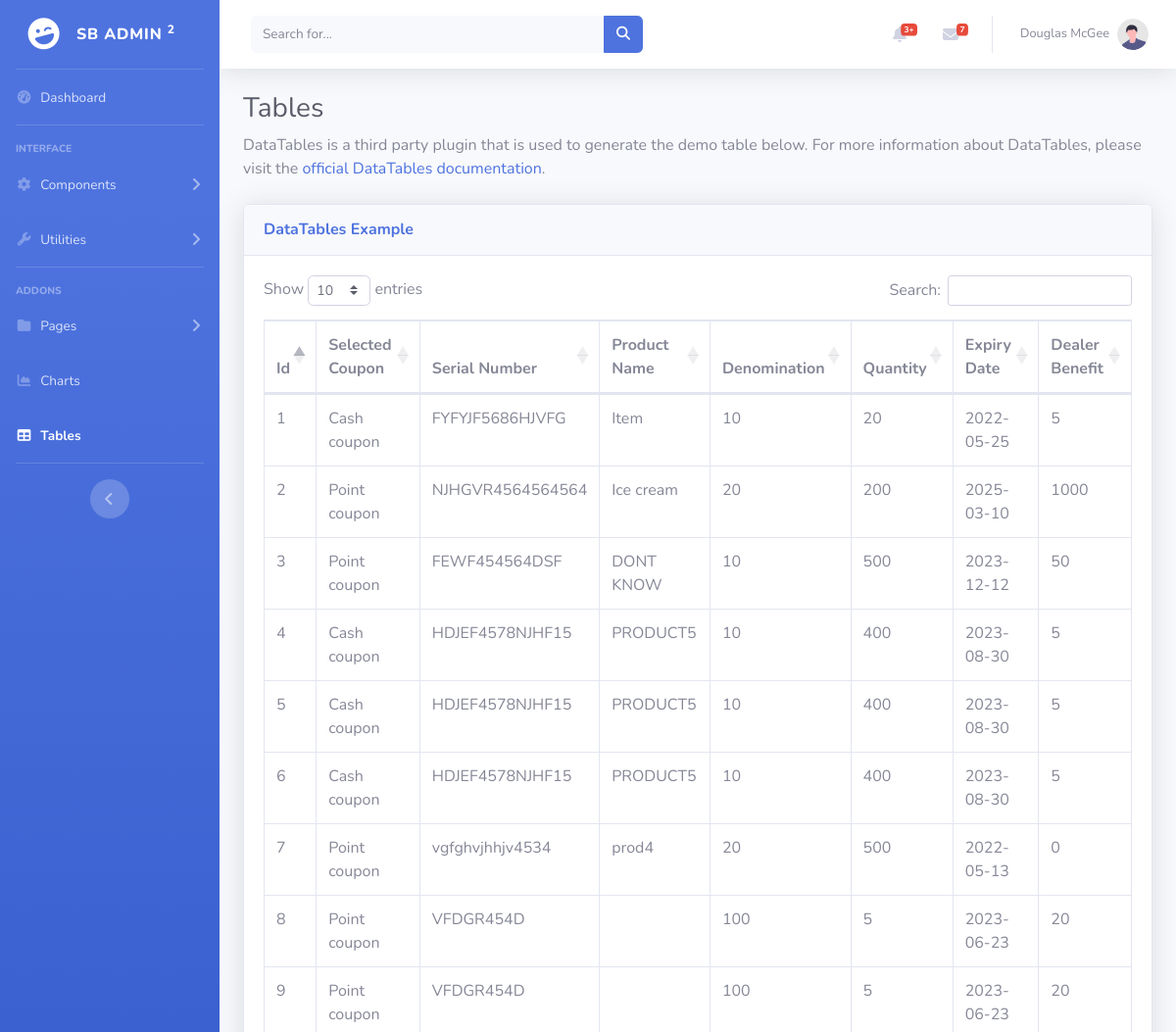
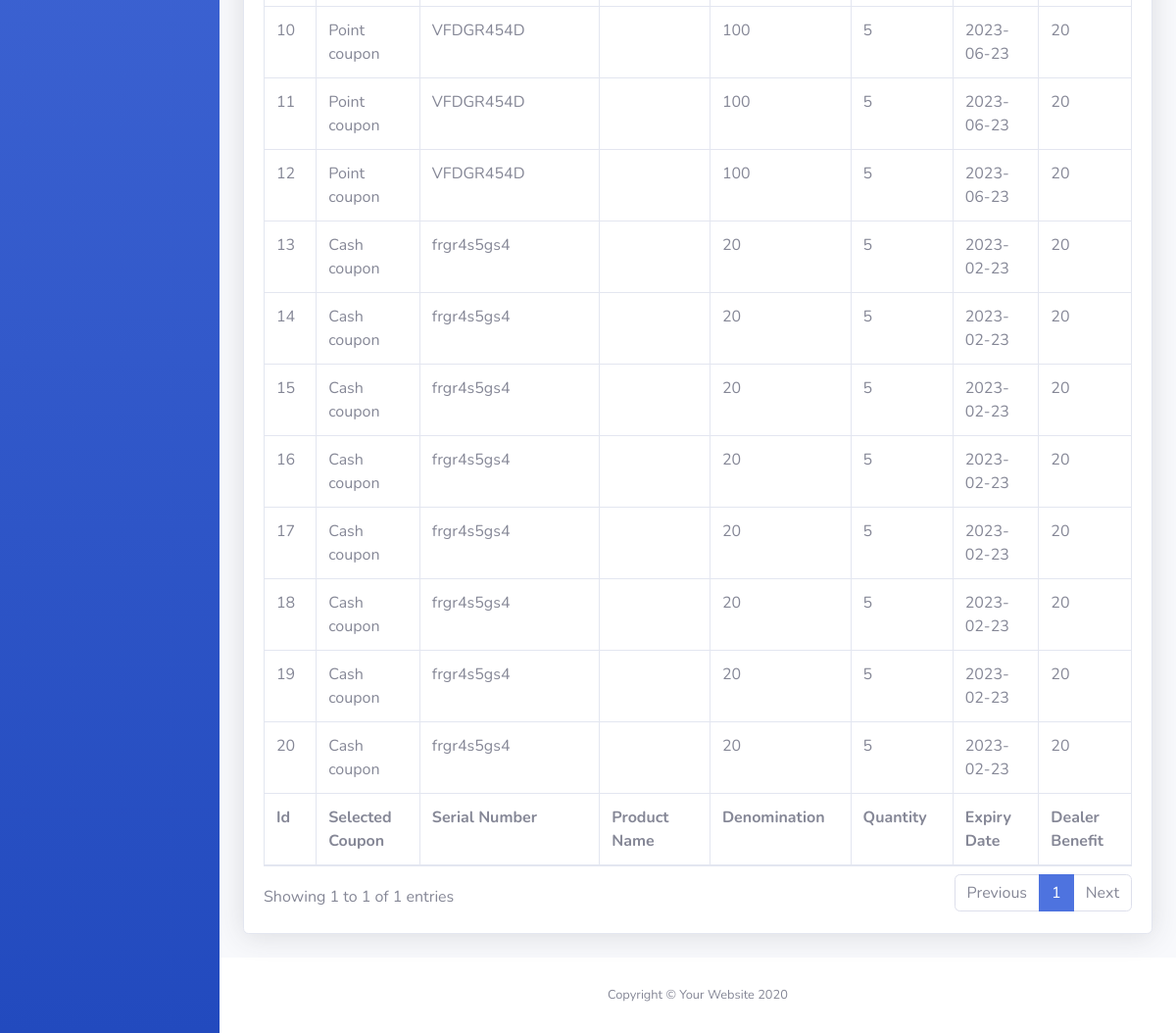
/tables.php, run on the app's committed database (2 pictures, top to bottom).
### tables this page shows
CREATE TABLE IF NOT EXISTS `coupon` (
  `id` int NOT NULL AUTO_INCREMENT,
  `select_cp` varchar(50) NOT NULL,
  `SerialNo` varchar(50) NOT NULL,
  `ProductName` varchar(50) NOT NULL,
  `Denomination` int NOT NULL,
  `quantity` int NOT NULL,
  `exp_date` date NOT NULL,
  `dealerBenefit` int NOT NULL,
  PRIMARY KEY (`id`)
);

### tables.php (the view, shortened to what this page needs)
<!DOCTYPE html>
<html lang="en">
  <head>
    <link
      href="vendor/fontawesome-free/css/all.min.css"
      rel="stylesheet"
      type="text/css"
    />
    <link href="css/sb-admin-2.min.css" rel="stylesheet" />
    <link
      href="vendor/datatables/dataTables.bootstrap4.min.css"
      rel="stylesheet"
    />
  </head>
  <body id="page-top">
    <div id="wrapper">
      <ul
        class="navbar-nav bg-gradient-primary sidebar sidebar-dark accordion"
        id="accordionSidebar"
      >
        <a
          class="sidebar-brand d-flex align-items-center justify-content-center"
          href="index.html"
        >
          <div class="sidebar-brand-icon rotate-n-15">
            <i class="fas fa-laugh-wink"></i>
          </div>
          <div class="sidebar-brand-text mx-3">SB Admin <sup>2</sup></div>
        </a>
        <hr class="sidebar-divider my-0" />
        <li class="nav-item">
          <a class="nav-link" href="index.html">
            <i class="fas fa-fw fa-tachometer-alt"></i>
            <span>Dashboard</span></a
          >
        </li>
        <hr class="sidebar-divider" />
        <div class="sidebar-heading">Interface</div>
        <li class="nav-item">
          <a
            class="nav-link collapsed"
            href="#"
            data-toggle="collapse"
            data-target="#collapseTwo"
            aria-expanded="true"
            aria-controls="collapseTwo"
          >
            <i class="fas fa-fw fa-cog"></i>
            <span>Components</span>
          </a>
        </li>
        <li class="nav-item">
          <a
            class="nav-link collapsed"
            href="#"
            data-toggle="collapse"
            data-target="#collapseUtilities"
            aria-expanded="true"
            aria-controls="collapseUtilities"
          >
            <i class="fas fa-fw fa-wrench"></i>
            <span>Utilities</span>
          </a>
        </li>
        <hr class="sidebar-divider" />
        <div class="sidebar-heading">Addons</div>
        <li class="nav-item">
          <a
            class="nav-link collapsed"
            href="#"
            data-toggle="collapse"
            data-target="#collapsePages"
            aria-expanded="true"
            aria-controls="collapsePages"
          >
            <i class="fas fa-fw fa-folder"></i>
            <span>Pages</span>
          </a>
        </li>
        <li class="nav-item">
          <a class="nav-link" href="charts.html">
            <i class="fas fa-fw fa-chart-area"></i>
            <span>Charts</span></a
          >
        </li>
        <li class="nav-item active">
          <a class="nav-link" href="tables.html">
            <i class="fas fa-fw fa-table"></i>
            <span>Tables</span></a
          >
        </li>
        <hr class="sidebar-divider d-none d-md-block" />
        <div class="text-center d-none d-md-inline">
          <button class="rounded-circle border-0" id="sidebarToggle"></button>
        </div>
      </ul>
      <div id="content-wrapper" class="d-flex flex-column">
        <div id="content">
          <nav
            class="
              navbar navbar-expand navbar-light
              bg-white
              topbar
              mb-4
              static-top
              shadow
            "
          >
            <form
              class="
                d-none d-sm-inline-block
                form-inline
                mr-auto
                ml-md-3
                my-2 my-md-0
                mw-100
                navbar-search
              "
            >
              <div class="input-group">
                <input
                  type="text"
                  class="form-control bg-light border-0 small"
                  placeholder="Search for..."
                  aria-label="Search"
                  aria-describedby="basic-addon2"
                />
                <div class="input-group-append">
                  <button class="btn btn-primary" type="button">
                    <i class="fas fa-search fa-sm"></i>
                  </button>
                </div>
              </div>
            </form>
            <ul class="navbar-nav ml-auto">
              <li class="nav-item dropdown no-arrow mx-1">
                <a
                  class="nav-link dropdown-toggle"
                  href="#"
                  id="alertsDropdown"
                  role="button"
                  data-toggle="dropdown"
                  aria-haspopup="true"
                  aria-expanded="false"
                >
                  <i class="fas fa-bell fa-fw"></i>
                  <span class="badge badge-danger badge-counter">3+</span>
                </a>
              </li>
              <li class="nav-item dropdown no-arrow mx-1">
                <a
                  class="nav-link dropdown-toggle"
                  href="#"
                  id="messagesDropdown"
                  role="button"
                  data-toggle="dropdown"
                  aria-haspopup="true"
                  aria-expanded="false"
                >
                  <i class="fas fa-envelope fa-fw"></i>
                  <span class="badge badge-danger badge-counter">7</span>
                </a>
              </li>
              <li class="nav-item dropdown no-arrow">
                <a
                  class="nav-link dropdown-toggle"
                  href="#"
                  id="userDropdown"
                  role="button"
                  data-toggle="dropdown"
                  aria-haspopup="true"
                  aria-expanded="false"
                >
                  <span class="mr-2 d-none d-lg-inline text-gray-600 small"
                    >Douglas McGee</span
                  >
                  <img
                    class="img-profile rounded-circle"
                    src="img/undraw_profile.svg"
                  />
                </a>
              </li>
            </ul>
          </nav>
          <div class="container-fluid">
            <h1 class="h3 mb-2 text-gray-800">Tables</h1>
            <p class="mb-4">
              DataTables is a third party plugin that is used to generate the
              demo table below. For more information about DataTables, please
              visit the
              <a target="_blank" href="https://datatables.net"
                >official DataTables documentation</a
              >.
            </p>
            <div class="card shadow mb-4">
              <div class="card-header py-3">
                <h6 class="m-0 font-weight-bold text-primary">
                  DataTables Example
                </h6>
              </div>
              <div class="card-body">
                <div class="table-responsive">
                  <table
                    class="table table-bordered"
                    id="dataTable"
                    width="100%"
                    cellspacing="0"
                  >
                    <thead>
                      <tr>
                        <th scope="col">Id</th>
                        <th scope="col">Selected Coupon</th>
                        <th scope="col">Serial Number</th>
                        <th scope="col">Product Name</th>
                        <th scope="col">Denomination</th>
                        <th scope="col">Quantity</th>
                        <th scope="col">Expiry Date</th>
                        <th scope="col">Dealer Benefit</th>
                      </tr>
                    </thead>
                    <?php
                    include 'conn.php';
                    $query="SELECT * FROM coupon";
                    $result=mysqli_query($conn,$query);
                    while($res=mysqli_fetch_array($result)){
                    ?>
                    <tbody>
                      <tr>
                        <td><?php echo $res['id']?></td>
                        <td><?php echo $res['select_cp']?></td>
                        <td><?php echo $res['SerialNo']?></td>
                        <td><?php echo $res['ProductName']?></td>
                        <td><?php echo $res['Denomination']?></td>
                        <td><?php echo $res['quantity']?></td>
                        <td><?php echo $res['exp_date']?></td>
                        <td><?php echo $res['dealerBenefit']?></td>
                      </tr>
                    </tbody>
                    <?php } ?>
                    <tfoot>
                      <tr>
                        <th scope="col">Id</th>
                        <th scope="col">Selected Coupon</th>
                        <th scope="col">Serial Number</th>
                        <th scope="col">Product Name</th>
                        <th scope="col">Denomination</th>
                        <th scope="col">Quantity</th>
                        <th scope="col">Expiry Date</th>
                        <th scope="col">Dealer Benefit</th>
                      </tr>
                    </tfoot>
                  </table>
                </div>
              </div>
            </div>
          </div>
        </div>
        <footer class="sticky-footer bg-white">
          <div class="container my-auto">
            <div class="copyright text-center my-auto">
              <span>Copyright &copy; Your Website 2020</span>
            </div>
          </div>
        </footer>
      </div>
    </div>
  </body>
</html>

### data on the page
coupon: id "1", select_cp "Cash coupon", SerialNo "FYFYJF5686HJVFG", ProductName "Item", Denomination "10", quantity "20", exp_date "2022-05-25", dealerBenefit "5"
coupon: id "2", select_cp "Point coupon", SerialNo "NJHGVR4564564564", ProductName "Ice cream", Denomination "20", quantity "200", exp_date "2025-03-10", dealerBenefit "1000"
coupon: id "3", select_cp "Point coupon", SerialNo "FEWF454564DSF", ProductName "DONT KNOW", Denomination "10", quantity "500", exp_date "2023-12-12", dealerBenefit "50"
coupon: id "4", select_cp "Cash coupon", SerialNo "HDJEF4578NJHF15", ProductName "PRODUCT5", Denomination "10", quantity "400", exp_date "2023-08-30", dealerBenefit "5"
coupon: id "5", select_cp "Cash coupon", SerialNo "HDJEF4578NJHF15", ProductName "PRODUCT5", Denomination "10", quantity "400", exp_date "2023-08-30", dealerBenefit "5"
coupon: id "6", select_cp "Cash coupon", SerialNo "HDJEF4578NJHF15", ProductName "PRODUCT5", Denomination "10", quantity "400", exp_date "2023-08-30", dealerBenefit "5"
coupon: id "7", select_cp "Point coupon", SerialNo "vgfghvjhhjv4534", ProductName "prod4", Denomination "20", quantity "500", exp_date "2022-05-13", dealerBenefit "0"
coupon: id "8", select_cp "Point coupon", SerialNo "VFDGR454D", Denomination "100", quantity "5", exp_date "2023-06-23", dealerBenefit "20"
coupon: id "9", select_cp "Point coupon", SerialNo "VFDGR454D", Denomination "100", quantity "5", exp_date "2023-06-23", dealerBenefit "20"
coupon: id "10", select_cp "Point coupon", SerialNo "VFDGR454D", Denomination "100", quantity "5", exp_date "2023-06-23", dealerBenefit "20"
coupon: id "11", select_cp "Point coupon", SerialNo "VFDGR454D", Denomination "100", quantity "5", exp_date "2023-06-23", dealerBenefit "20"
coupon: id "12", select_cp "Point coupon", SerialNo "VFDGR454D", Denomination "100", quantity "5", exp_date "2023-06-23", dealerBenefit "20"
coupon: id "13", select_cp "Cash coupon", SerialNo "frgr4s5gs4", Denomination "20", quantity "5", exp_date "2023-02-23", dealerBenefit "20"
coupon: id "14", select_cp "Cash coupon", SerialNo "frgr4s5gs4", Denomination "20", quantity "5", exp_date "2023-02-23", dealerBenefit "20"
coupon: id "15", select_cp "Cash coupon", SerialNo "frgr4s5gs4", Denomination "20", quantity "5", exp_date "2023-02-23", dealerBenefit "20"
coupon: id "16", select_cp "Cash coupon", SerialNo "frgr4s5gs4", Denomination "20", quantity "5", exp_date "2023-02-23", dealerBenefit "20"
coupon: id "17", select_cp "Cash coupon", SerialNo "frgr4s5gs4", Denomination "20", quantity "5", exp_date "2023-02-23", dealerBenefit "20"
coupon: id "18", select_cp "Cash coupon", SerialNo "frgr4s5gs4", Denomination "20", quantity "5", exp_date "2023-02-23", dealerBenefit "20"
coupon: id "19", select_cp "Cash coupon", SerialNo "frgr4s5gs4", Denomination "20", quantity "5", exp_date "2023-02-23", dealerBenefit "20"
coupon: id "20", select_cp "Cash coupon", SerialNo "frgr4s5gs4", Denomination "20", quantity "5", exp_date "2023-02-23", dealerBenefit "20"
